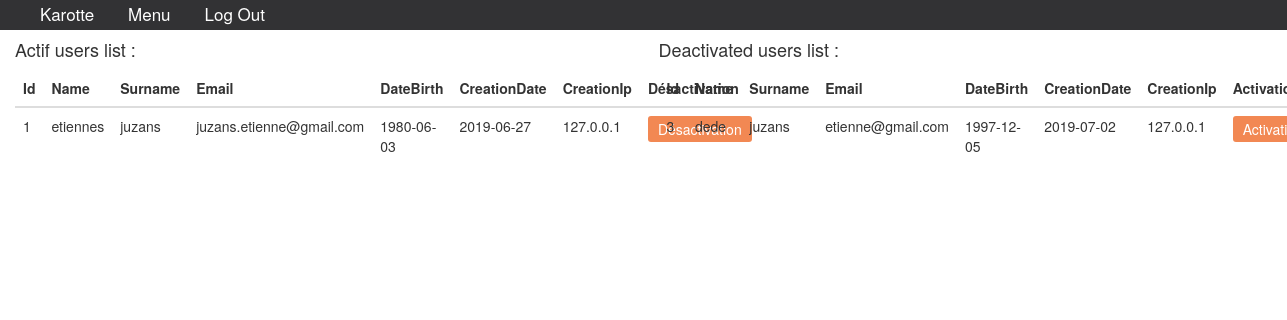
Page /BackOfficeKarotte/ActiveUtilisateurs (signed in) on the committed database.
### tables this page shows
CREATE TABLE IF NOT EXISTS `Users` (
  `Id` int(9) NOT NULL,
  `Name` varchar(255) NOT NULL,
  `LastName` varchar(255) NOT NULL,
  `Email` varchar(255) NOT NULL,
  `Password` varchar(255) NOT NULL,
  `DateBirth` date DEFAULT NULL,
  `Type` int(1) NOT NULL,
  `Actif` int(1) NOT NULL DEFAULT '0',
  `Status` int(1) NOT NULL DEFAULT '1',
  `CreationDate` date NOT NULL,
  `CreationIp` varchar(100) NOT NULL
);

### BackOfficeKarotte/Controller/ActiveUtilisateur.php (called while the page is built, shortened)
<?php
$objOffice = new office($connectOffice);
$listes = $objOffice->ListingUsersActif();
$listesActive = $objOffice->ListingUsersNoActif();
?>

### BackOfficeKarotte/model/connectOffice.class.php (called while the page is built, shortened)
<?php
class connectOffice {
    public function setConnect(PDO $connectOffice)
    {
        $this -> _connectOffice = $connectOffice;
    }
}
?>

### BackOfficeKarotte/model/office.class.php (called while the page is built, shortened)
<?php
class office extends connectOffice {
    public function ListingUsersActif(){
        $req = $this -> _connectOffice -> query("SELECT * FROM `Users` WHERE `Type` = 1 AND Actif ='0'");
        $res = $req -> fetchAll();
        return $res;
    }
    public function ListingUsersNoActif(){
        $req = $this -> _connectOffice -> query("SELECT * FROM `Users` WHERE `Type` = 1 AND Actif ='1'");
        $res = $req -> fetchAll();
        return $res;
    }
}
?>

### BackOfficeKarotte/views/ActiveUtilisateurs.php (the view, shortened to what this page needs)
<?php
require "Controller/ActiveUtilisateur.php"
?>
<div class="container-fluid ListeUtilisateurs">
    <div class="row">
        <div class="col-lg-6">
            <h4>Actif users list :</h4>
            <table class="table table-hover table-fixed">
                <thead>
                <tr>
                    <th>Id</th>
                    <th>Name</th>
                    <th>Surname</th>
                    <th>Email</th>
                    <th>DateBirth</th>
                    <th>CreationDate</th>
                    <th>CreationIp</th>
                    <th>Désactivation</th>
                </tr>
                </thead>
                <tbody>
                <?php
                foreach($listes as $Liste){
                    ?>
                    <tr>
                        <td><?= $Liste['Id'] ?></td>
                        <td><?= $Liste['Name'] ?></td>
                        <td><?= $Liste['LastName'] ?></td>
                        <td><?= $Liste['Email'] ?></td>
                        <td><?= $Liste['DateBirth'] ?></td>
                        <td><?= $Liste['CreationDate'] ?></td>
                        <td><?= $Liste['CreationIp'] ?></td>
                        <td>
                            <form method="post">
                                <input class="produitInput" type="submit" name="deactiver" value="Désactivation">
                            </form>
                        </td>
                    </tr>
                    <?php
                }
                ?>
                </tbody>
            </table>
        </div>
        <div class="col-lg-6">
            <h4>Deactivated users list :</h4>
            <table class="table table-hover table-fixed">
                <thead>
                <tr>
                    <th>Id</th>
                    <th>Name</th>
                    <th>Surname</th>
                    <th>Email</th>
                    <th>DateBirth</th>
                    <th>CreationDate</th>
                    <th>CreationIp</th>
                    <th>Activation</th>
                </tr>
                </thead>
                <tbody>
                <?php
                foreach($listesActive as $Liste){
                    ?>
                    <tr>
                        <td><?= $Liste['Id'] ?></td>
                        <td><?= $Liste['Name'] ?></td>
                        <td><?= $Liste['LastName'] ?></td>
                        <td><?= $Liste['Email'] ?></td>
                        <td><?= $Liste['DateBirth'] ?></td>
                        <td><?= $Liste['CreationDate'] ?></td>
                        <td><?= $Liste['CreationIp'] ?></td>
                        <td>
                            <form method="post">
                                <input class="produitInput" type="submit" name="active" value="Activation">
                            </form>
                        </td>
                    </tr>
                    <?php
                }
                ?>
                </tbody>
            </table>
        </div>
    </div>
</div>

### BackOfficeKarotte/src/asset/css/2486.css (style rules this page uses)
.produitInput { padding: 3px 10px; background: #f28853; border: none; border-radius: 3px; color: #fff; }

### rows in the picture
users: Id "1", Name "etiennes", LastName "juzans", Email "juzans.etienne@gmail.com", DateBirth "1980-06-03", CreationDate "2019-06-27", CreationIp "127.0.0.1"
users: Id "3", Name "dede", LastName "juzans", Email "etienne@gmail.com", DateBirth "1997-12-05", CreationDate "2019-07-02", CreationIp "127.0.0.1"
